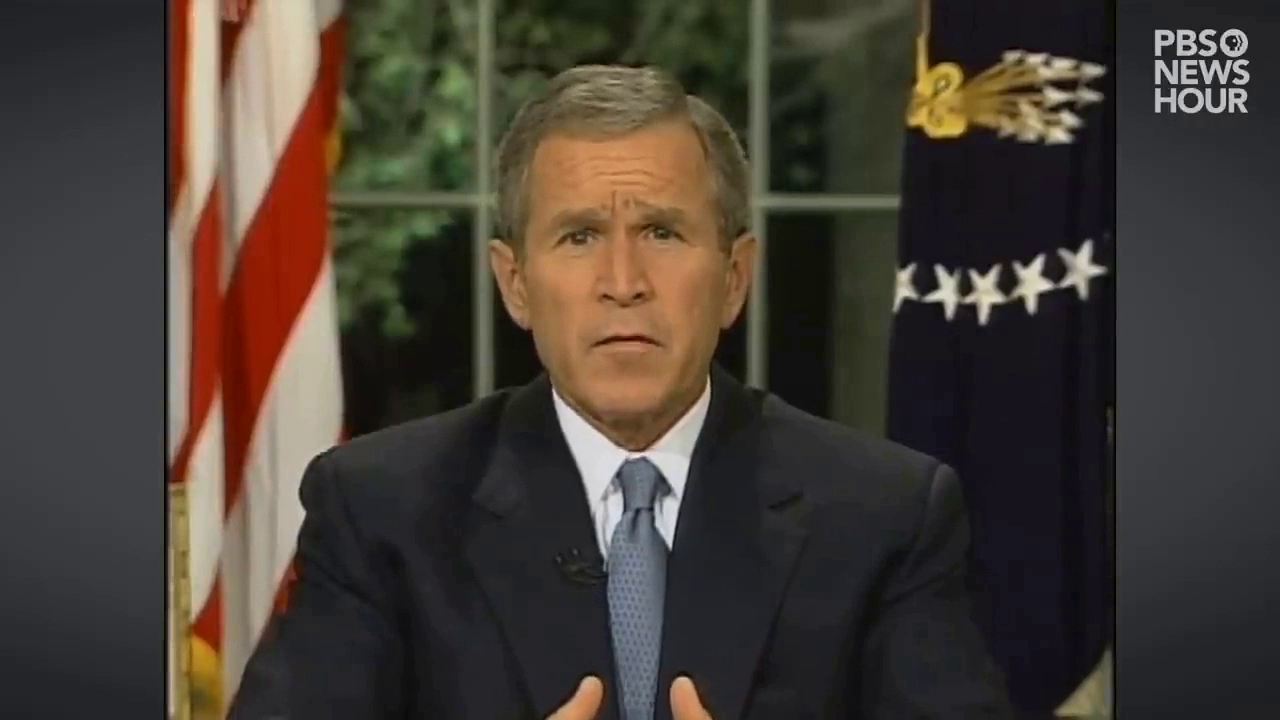
#> input picture frame 60 of edge_devices2/test_video.mp4, 1280 x 720 px
$ python capture_dataset.py
#> lines starting #> are read from the running program, lines starting #| are printed output that depends on the picture
import cv2
import os
import argparse

ap = argparse.ArgumentParser()

ap.add_argument("-i1", "--input1", type=str, default="test_video.mp4",
    help="path to input video file")
args = vars(ap.parse_args())

print("[INFO] starting video stream...")
print("input : ",args["input1"])
inputss= args["input1"]
if inputss == "0":
    webcam = int(args["input1"])
    cam = cv2.VideoCapture(webcam,cv2.CAP_DSHOW)
elif inputss == "1":
    webcam = int(args["input1"])
    cam = cv2.VideoCapture(webcam,cv2.CAP_DSHOW)
else:
    cam = cv2.VideoCapture('test_video.mp4')

#cam = cv2.VideoCapture("test_video.mp4")#0,cv2.CAP_DSHOW
cam.set(3, 640) # set video width
cam.set(4, 480) # set video height

face_detector = cv2.CascadeClassifier('haarcascade_frontalface_default.xml')

# For each person, enter one numeric face id
face_id = input('\n enter user id end press <return> ==>  ')

print("\n [INFO] Initializing face capture. Look the camera and wait ...")
# Initialize individual sampling face count
count = 0

while(True):

    ret, img = cam.read()
#> img is the input picture: shape (720, 1280, 3); mean B, G, R 53.2, 61, 69.4
    #img = cv2.flip(img, -1) # flip video image vertically
    gray = cv2.cvtColor(img, cv2.COLOR_BGR2GRAY)
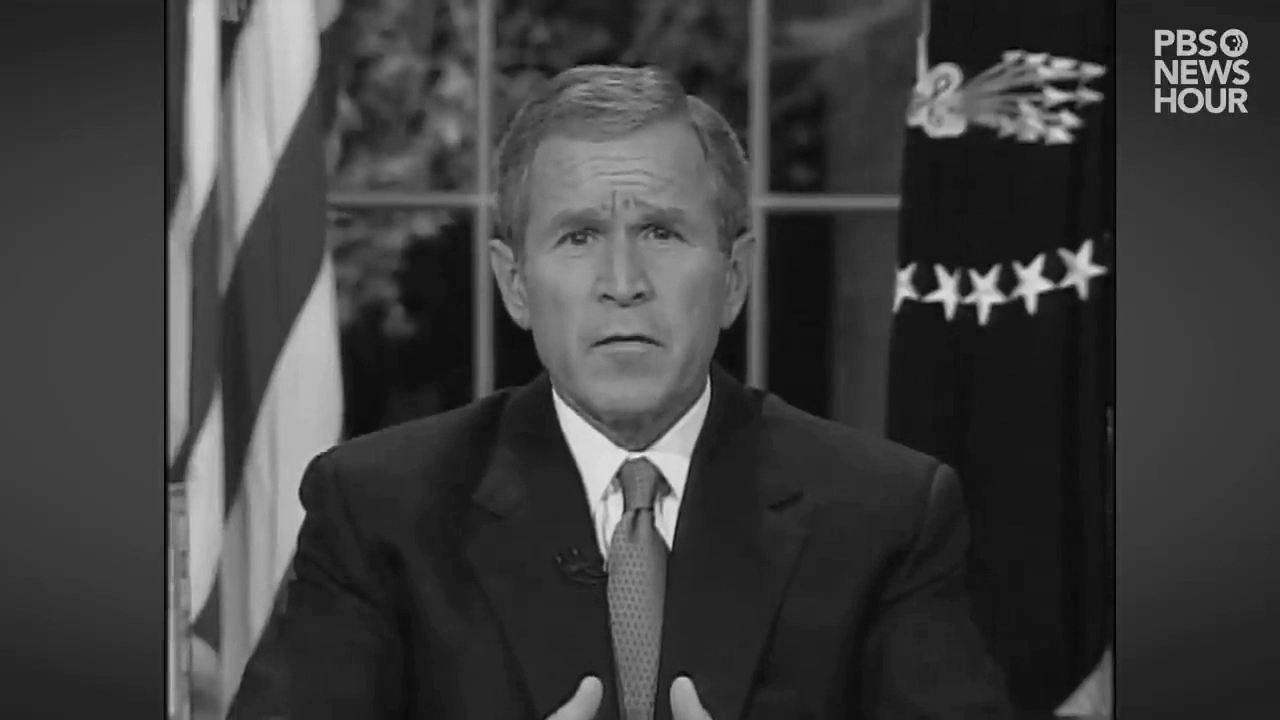
#> gray: shape (720, 1280); min 0, max 238, mean 62.6
    faces = face_detector.detectMultiScale(gray, 1.3, 5)
#> faces = [[487, 125, 274, 274]]

    for (x,y,w,h) in faces:

        cv2.rectangle(img, (x,y), (x+w,y+h), (255,0,0), 2)
        count += 1

        # Save the captured image into the datasets folder
        cv2.imwrite("dataset/User." + str(face_id) + '.' + str(count) + ".jpg", gray[y:y+h,x:x+w])

        cv2.imshow('image', img)
#> this loop made 1 pass
#> (x, y, w, h, count) on pass 1: (487, 125, 274, 274, 1)
#> pass 1, `cv2.imwrite("dataset/User." + str(face_id) + '.' + str(count) + ".jpg"..`:
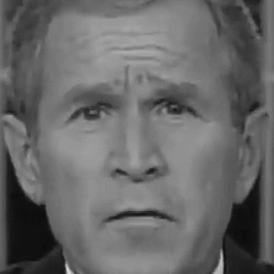
#> saved as User..1.jpg: shape (274, 274); min 12, max 219, mean 103.9
#> pass 1, `cv2.imshow('image', img)`:
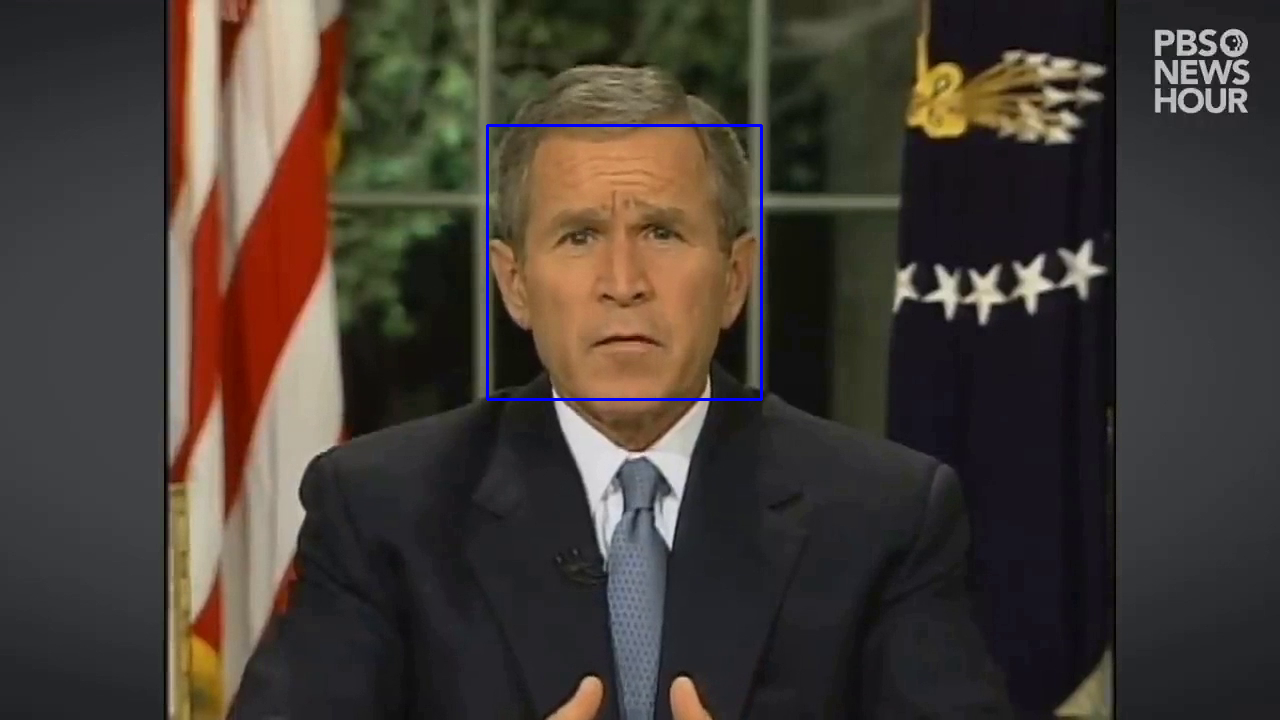
#> window 'image': shape (720, 1280, 3); mean B, G, R 53.8, 60.7, 69
#> after the loop, count = 1

    k = cv2.waitKey(100) & 0xff # Press 'ESC' for exiting video
#> (key Esc is pressed here)
    if k == 27:
        break
    elif count >= 30: # Take 30 face sample and stop video
         break

# Do a bit of cleanup
print("\n [INFO] Exiting Program and cleanup stuff")
cam.release()
cv2.destroyAllWindows()

$ run again, starting later in the video
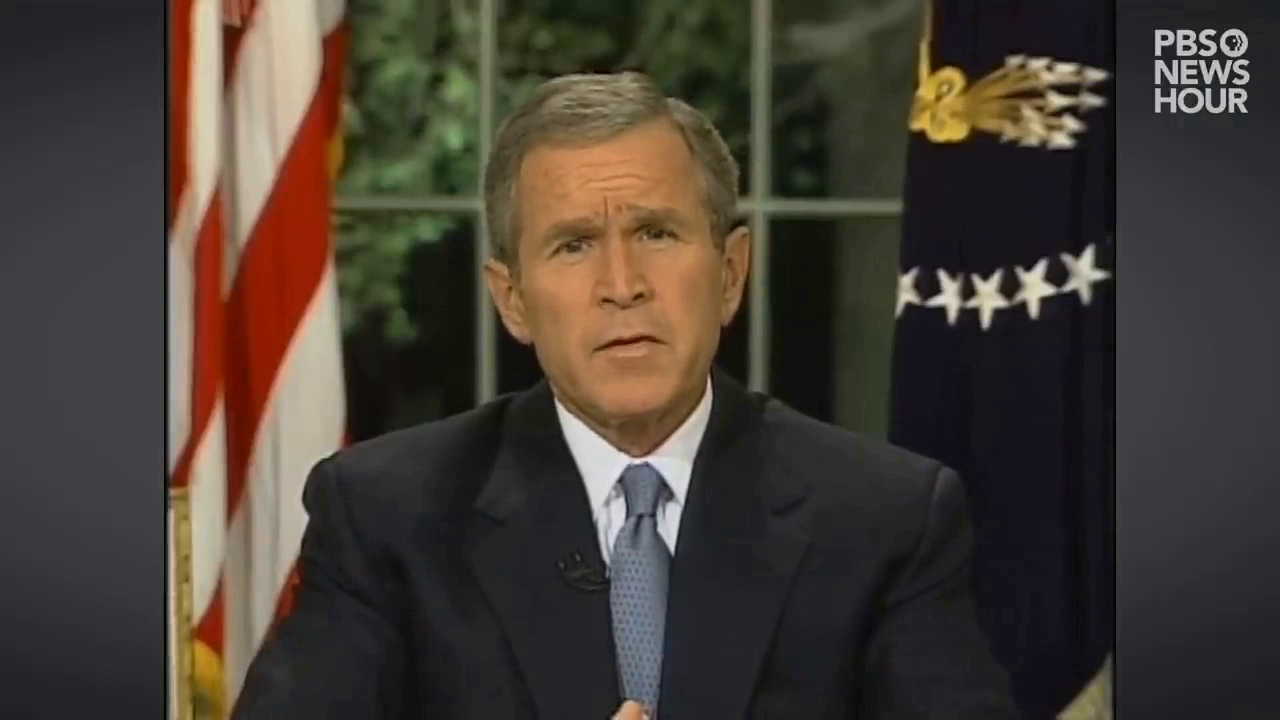
#> input picture frame 270 of edge_devices2/test_video.mp4, 1280 x 720 px
#> img is the input picture: shape (720, 1280, 3); mean B, G, R 53, 61.1, 69.4
#> `gray = cv2.cvtColor(img, cv2.COLOR_BGR2GRAY)`:
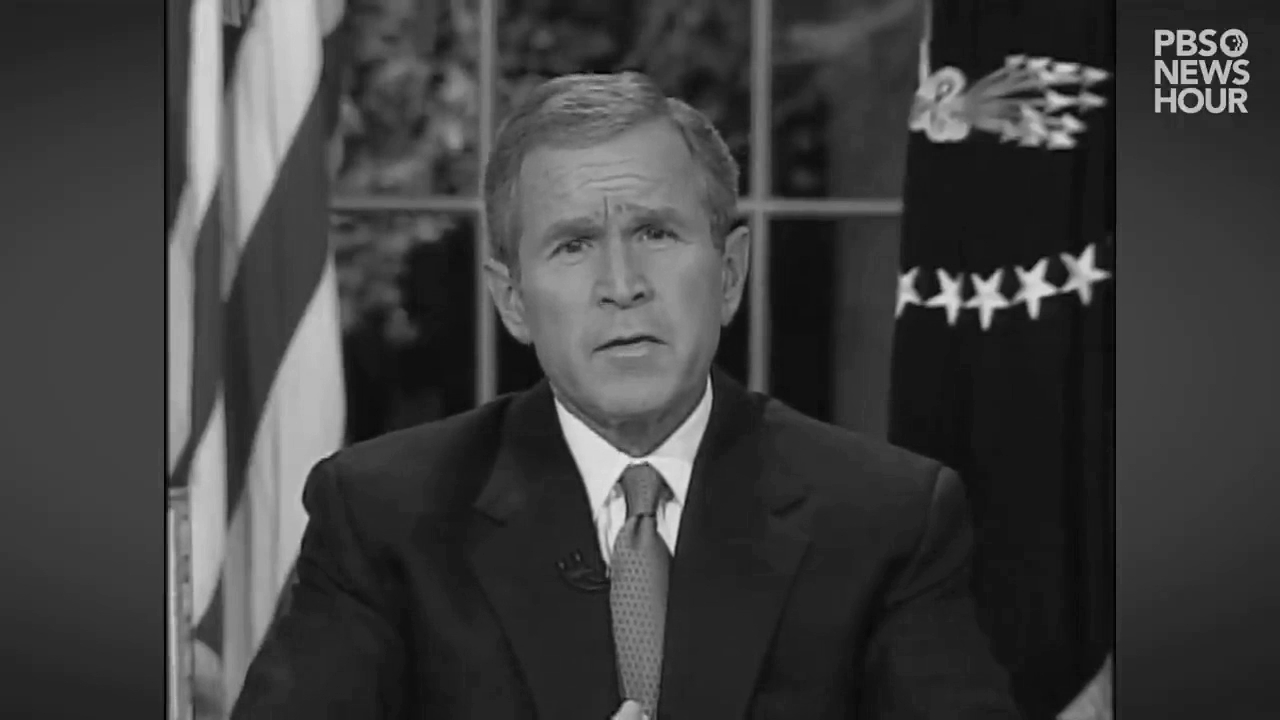
#> gray: shape (720, 1280); min 0, max 238, mean 62.6
#> faces = [[488, 130, 269, 269]]
#> the loop `for (x,y,w,h) in faces: ` made 1 pass
#> (x, y, w, h, count) on pass 1: (488, 130, 269, 269, 1)
#> pass 1, `cv2.imshow('image', img)`:
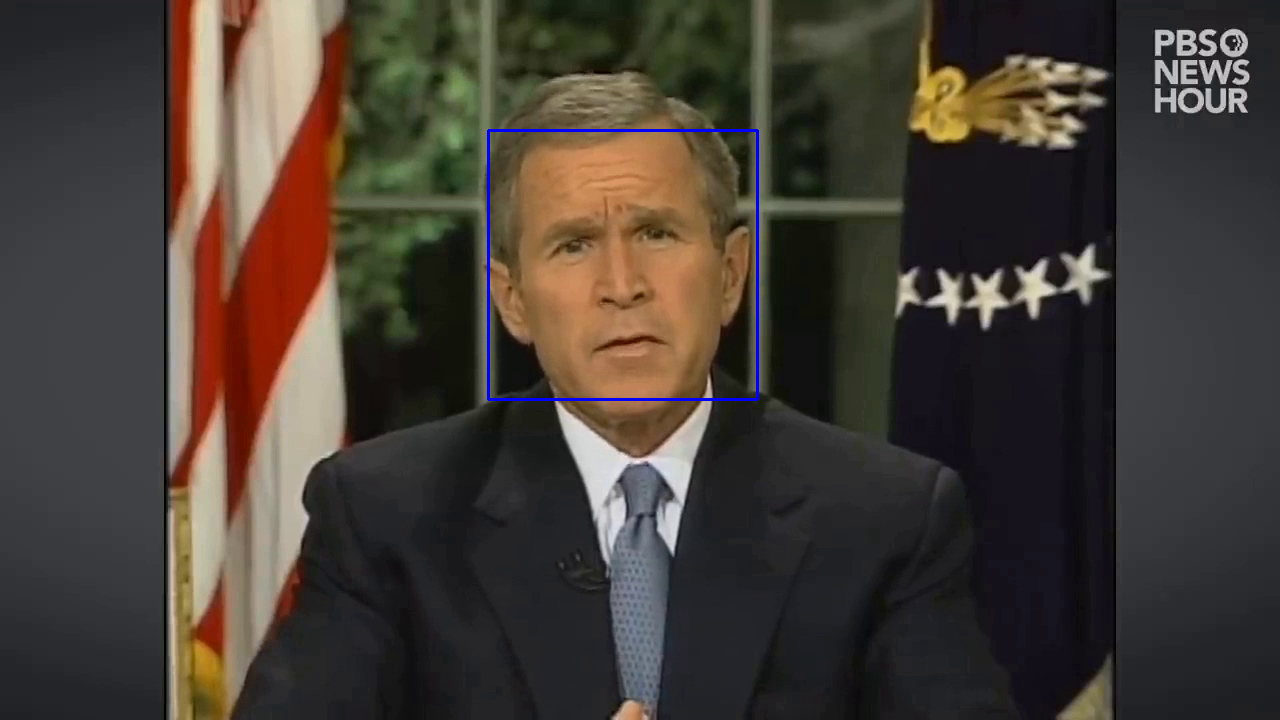
#> window 'image': shape (720, 1280, 3); mean B, G, R 53.6, 60.8, 69
#> after the loop `for (x,y,w,h) in faces:`: count = 1

$ run again, starting later in the video
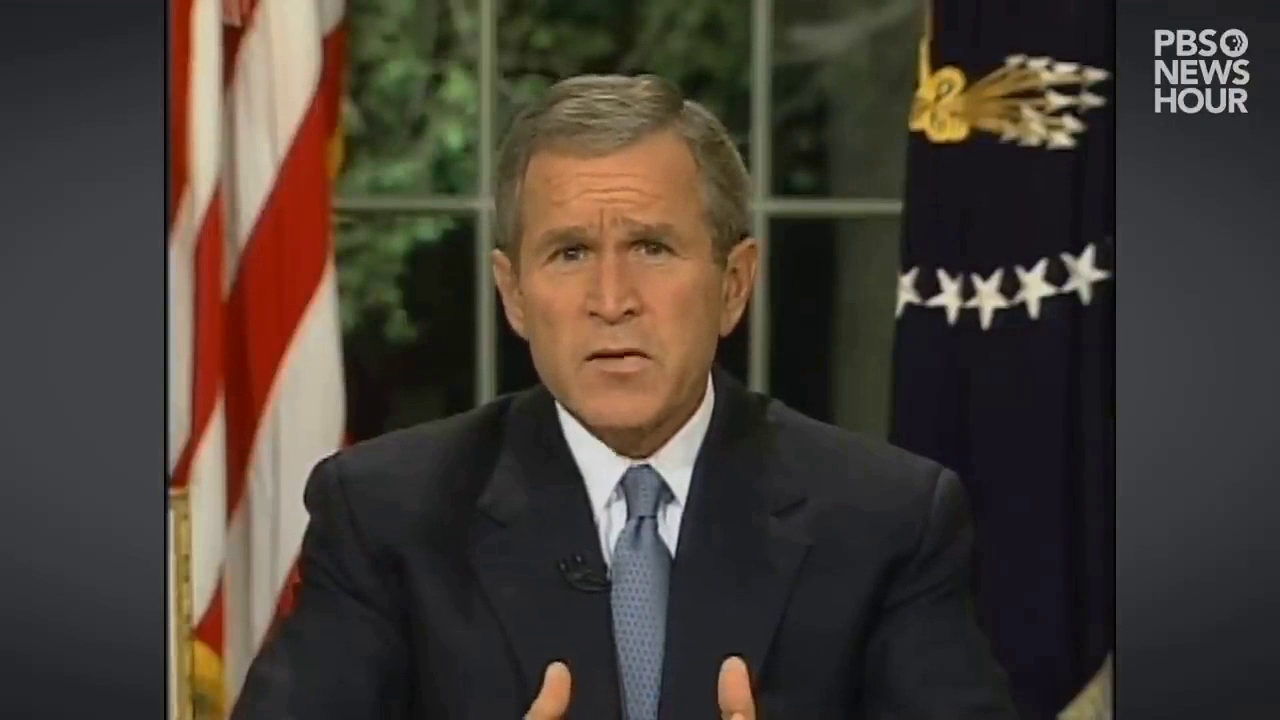
#> input picture frame 481 of edge_devices2/test_video.mp4, 1280 x 720 px
#> img is the input picture: shape (720, 1280, 3); mean B, G, R 53.3, 61.2, 69.8
#> `gray = cv2.cvtColor(img, cv2.COLOR_BGR2GRAY)`:
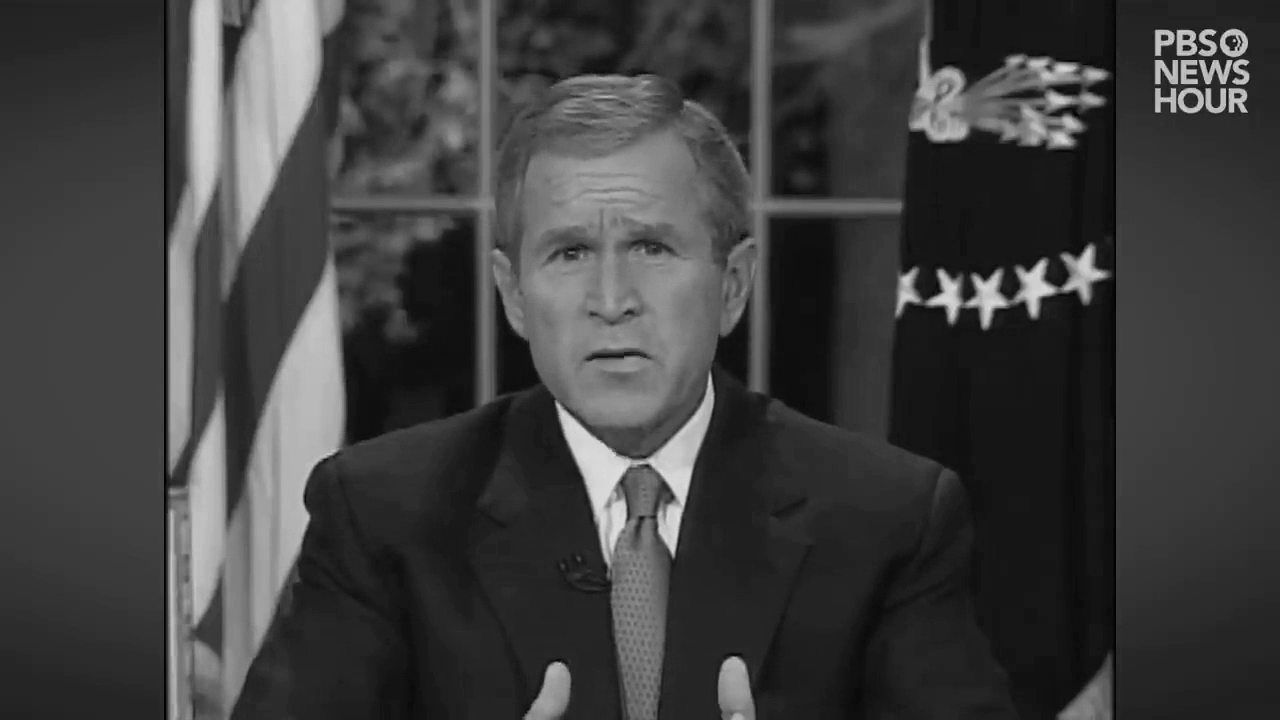
#> gray: shape (720, 1280); min 0, max 227, mean 62.9
#> faces = [[479, 142, 277, 277]]
#> the loop `for (x,y,w,h) in faces: ` made 1 pass
#> (x, y, w, h, count) on pass 1: (479, 142, 277, 277, 1)
#> pass 1, `cv2.imshow('image', img)`:
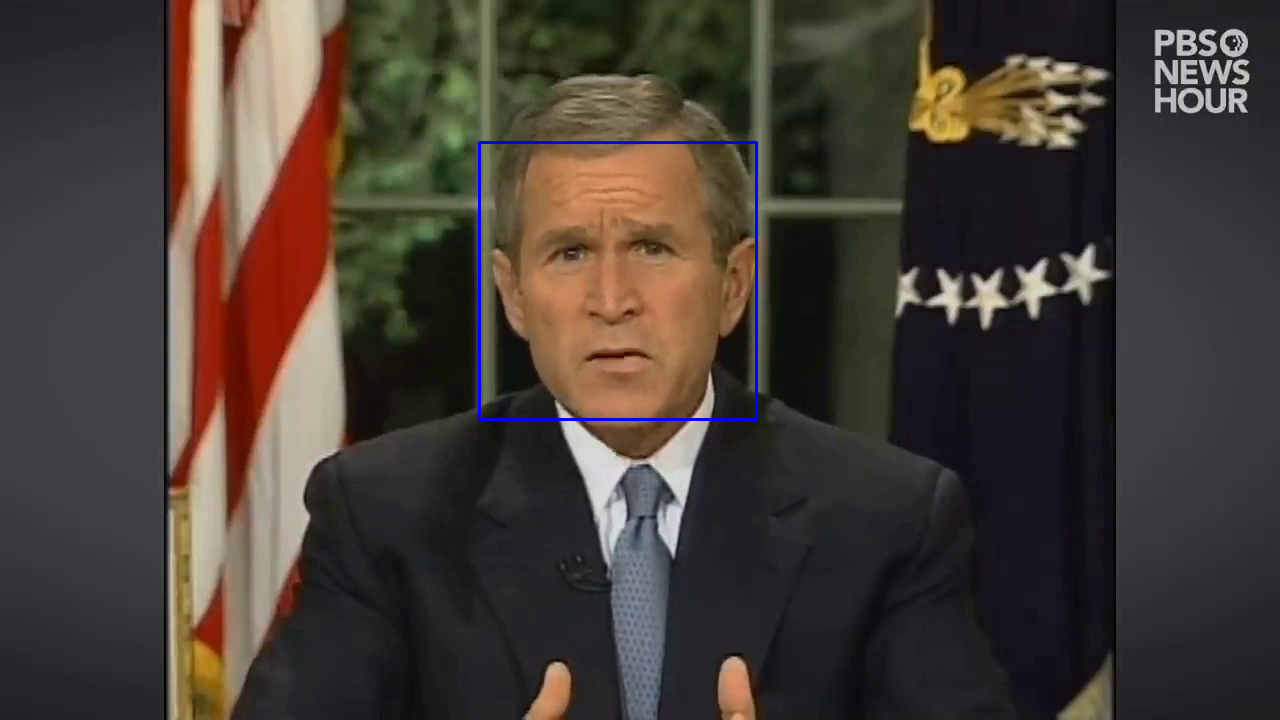
#> window 'image': shape (720, 1280, 3); mean B, G, R 53.9, 60.9, 69.5
#> after the loop `for (x,y,w,h) in faces:`: count = 1
